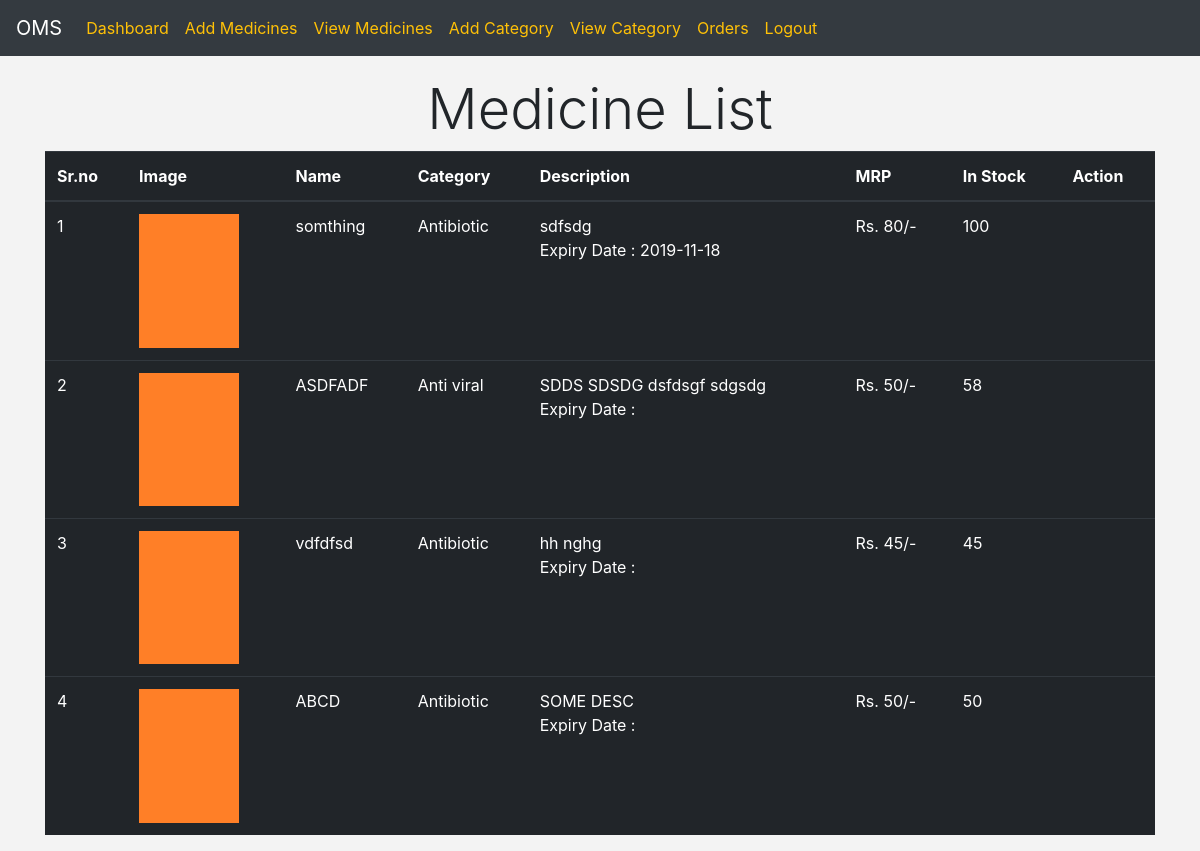
Screenshot of /OMS/viewcm.php (signed in) with the database file from the repository.
### tables this page shows
CREATE TABLE `products` (
  `id` int(10) NOT NULL,
  `category` int(10) NOT NULL DEFAULT '0',
  `product_name` varchar(255) DEFAULT NULL,
  `product_image` varchar(255) DEFAULT NULL,
  `description` text,
  `cost` varchar(30) NOT NULL DEFAULT '0',
  `stock` int(10) NOT NULL DEFAULT '0',
  `expiry_date` varchar(50) DEFAULT NULL,
  `user_id` int(10) NOT NULL,
  `status` int(1) NOT NULL DEFAULT '1'
);

### OMS/viewcm.php (the view, shortened to what this page needs)
<?php
include 'header.php';
include 'db.php';
include 'menu.php';
$cname = array();
$sql = "SELECT * FROM category";
$result = mysqli_query($conn,$sql);
while($row = mysqli_fetch_assoc($result)){
	$cname[$row['id']] = $row['category_name'];
}
$sql = "SELECT * FROM products WHERE status = 1 ORDER BY id DESC";
$result = mysqli_query($conn,$sql);
$tdata = "";
if(mysqli_num_rows($result) > 0){
	$i = 1;
	while($row = mysqli_fetch_assoc($result)){
		$tdata .= "<tr>
					<td>".$i."</td>
					<td><img src='".$row['product_image']."' style='width:100px;' /></td>
					<td>".$row['product_name']."</td>
					<td>".$cname[$row['category']]."</td>
					<td>".$row['description']." <br> Expiry Date : ".$row['expiry_date']."</td>
					<td>Rs. ".$row['cost']."/-</td>
					<td>".$row['stock']."</td>
					<td><a href='deletecm.php?id=".$row['id']."'><i class='fas fa-trash text-danger'></i></a></td>
				  </tr>";
			$i++;
	}
}else{
	$tdata = "<tr><td colspan='8'>No records found</td></tr>";
}
?>
<div class="container">
	<div class="row" style="padding-top:20px; ">
		<div class="col-lg-12 col-sm-12">
			<h4 class="display-4 text-center">Medicine List</h4>
		</div>
	</div>
	<div class="row">
		<div class="col-sm-12">
			<table class="table table-dark">
				<thead>
					<th>Sr.no</th>
					<th>Image</th>
					<th>Name</th>
					<th>Category</th>
					<th>Description</th>
					<th>MRP</th>
					<th>In Stock</th>
					<th>Action</th>
				</thead>
				<tbody>
					<?php echo $tdata;?>
				</tbody>
			</table>
		</div>
	</div>
</div>
<?php
include 'footer.php';
?>

### OMS/css/custom.css (style rules this page uses)
body { padding: 0px; margin: 0px; background: #f3f3f3; }

### rows the page displays
products: product_image (picture), product_name "somthing", category "Antibiotic", description "sdfsdg", expiry_date "2019-11-18", cost "80", stock "100"
products: product_image (picture), product_name "ASDFADF", category "Anti viral", description "SDDS SDSDG dsfdsgf sdgsdg", cost "50", stock "58"
products: product_image (picture), product_name "vdfdfsd", category "Antibiotic", description "hh nghg", cost "45", stock "45"
products: product_image (picture), product_name "ABCD", category "Antibiotic", description "SOME DESC", cost "50", stock "50"
